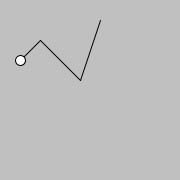
Frame 1 (no input)
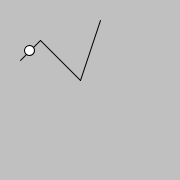
Frame 60 (the mouse pressed at the canvas centre just before this capture)
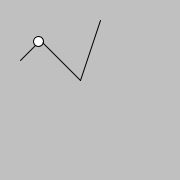
Frame 120 (the mouse held since frame 60 and released just before this capture)

The Processing sketch that drew these frames (run headless with seeded random() and noise(); from frame 60 on, the mouse is pressed at the canvas centre):

// Processing sketch: PathMove
// ── PathMove.pde
class TwoByteInt {
  short val;
  
  void init(int n) {
    this.val = (short) n;
  }
  
  int get() {
    return val >> 8;
  }
  
  void add(TwoByteInt o) {
    this.val += o.val;
  }
}

class Coord {
  int x, y;
  
  Coord(int x_, int y_) {
    x = x_;
    y = y_;
  }
}

Coord[] coords = new Coord[] {
  new Coord(20, 60),
  new Coord(40, 40),
  new Coord(80, 80),
  new Coord(100, 20)
};
int numPairs;
TwoByteInt manX = new TwoByteInt(), manY = new TwoByteInt();
TwoByteInt incX = new TwoByteInt(), incY = new TwoByteInt();
boolean inversed;
int curIndex, nextIndex;

void setup() {
  size(180, 180);
  ellipseMode(RADIUS);
  
  numPairs = coords.length - 1;
  manX.init(coords[0].x << 8);
  manY.init(coords[0].y << 8);
  inversed = false;
  curIndex = -1;

  loadNext();
}

void loadNext() {
  if (!inversed) {
    if (++curIndex == numPairs)
      inversed = true;
  } else {
    if (--curIndex == 0)
      inversed = false;
  }
  nextIndex = inversed ? curIndex - 1 : curIndex + 1;

  Coord c1 = coords[curIndex];
  Coord c2 = coords[nextIndex]; 
  incX.init((c2.x - c1.x) << 1); // == x difference / 128
  incY.init((c2.y - c1.y) << 1);
}

void draw() {
  background(192);
  
  for (int i = 0; i < numPairs; i++) {
    Coord a = coords[i];
    Coord b = coords[i + 1];
    line(a.x, a.y, b.x, b.y);
  }
  
  ellipse(manX.get(), manY.get(), 5, 5);
  
  manX.add(incX);
  manY.add(incY);
  
  Coord nextCoord = coords[nextIndex];
  if (manX.get() == nextCoord.x && manY.get() == nextCoord.y) {
    loadNext();
  }
}
